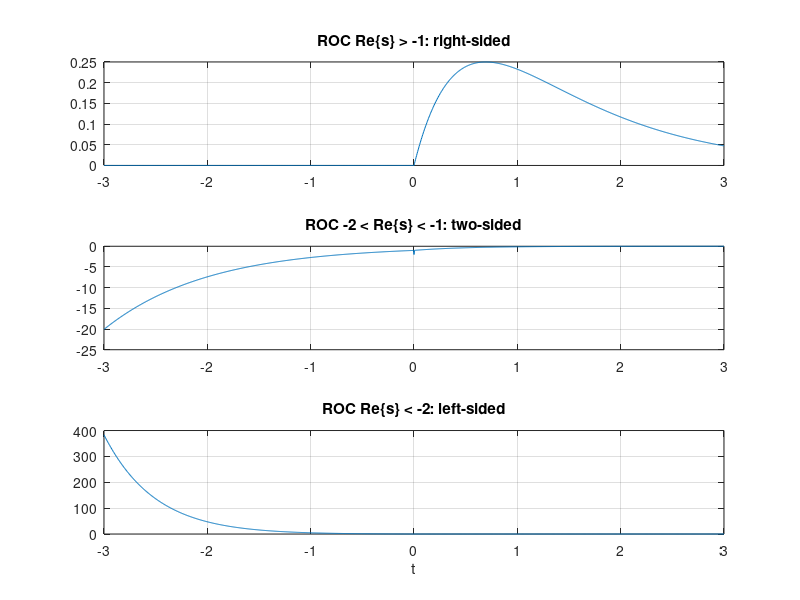

The MATLAB script that drew this image:
% Signals and Systems — Poles, Zeros, ROC and Common Pairs
%title: One X(s), Three Possible Signals
%ar-title: X(s) واحدة وثلاث إشارات ممكنة
%lesson: ss-ch5-2
%course: signals-systems

%% Poles and zeros of the example
%ar: X = (2s + 4)/(s² + 4s + 3). roots تعطي الصفر والأقطاب، والمعامل هو نسبة المعاملين الأعليين.
b = [2 4]; a = [1 4 3];
fprintf('zero: %g, poles: %g %g, gain: %g\n', roots(b), sort(roots(a)), b(1)/a(1))
%check: abs(roots(b) + 2) < 1e-12

%% Partial fractions for 1/((s+1)(s+2))
%ar: residue يفك الكسر: 1/(s + 1) − 1/(s + 2). كل حد له شكلان: يميني e^{−at}u(t) أو يساري −e^{−at}u(−t) حسب الـ ROC.
[r, p] = residue(1, conv([1 1], [1 2]));
fprintf('residue %g at pole %g\n', [r.'; p.'])

%% The three signals
%ar: ROC يمين −1 ⇐ إشارة يمينية. بين −2 و −1 ⇐ ثنائية. يسار −2 ⇐ يسارية. نفس X(s) تمامًا!
t = linspace(-3, 3, 1201); u = @(t) double(t >= 0);
x1 = (exp(-t) - exp(-2*t)).*u(t);
x2 = -exp(-t).*u(-t) - exp(-2*t).*u(t);
x3 = (-exp(-t) + exp(-2*t)).*u(-t);
subplot(3,1,1); plot(t, x1); grid on; title('ROC Re\{s\} > -1: right-sided')
subplot(3,1,2); plot(t, x2); grid on; title('ROC -2 < Re\{s\} < -1: two-sided')
subplot(3,1,3); plot(t, x3); grid on; title('ROC Re\{s\} < -2: left-sided'); xlabel('t')

%% Check one of them numerically
%ar: الإشارة الثنائية: نحسب تحويلها عند s = −1.5 (داخل منطقتها) بالتكامل على كل الزمن ونقارن بـ 1/((s + 1)(s + 2)).
s = -1.5;
X = integral(@(t) -exp(-(1 + s)*t), -Inf, 0) + integral(@(t) -exp(-(2 + s)*t), 0, Inf);   % combine the exponents: e^{-t} alone overflows at -Inf
fprintf('two-sided at s = -1.5: %.6f, formula %.6f\n', X, 1/((s + 1)*(s + 2)))
%check: abs(X - 1/((s + 1)*(s + 2))) < 1e-8

%%! Project idea: a table of Laplace pairs that checks itself
%ar: مشروع: جدول أزواج لابلاس الشائعة، وكل سطر يتحقق عدديًا عند s = 2 قبل طباعته. أي خطأ في الجدول يظهر فورًا.
s = 2; w0 = 3; a0 = 1;
pairs = {'u(t)', @(t) ones(size(t)), 1/s; 'e^{-t}u(t)', @(t) exp(-a0*t), 1/(s + a0); 't u(t)', @(t) t, 1/s^2; 'cos(3t)u(t)', @(t) cos(w0*t), s/(s^2 + w0^2); 'sin(3t)u(t)', @(t) sin(w0*t), w0/(s^2 + w0^2)};
for k = 1:size(pairs, 1)
    v = integral(@(t) pairs{k,2}(t).*exp(-s*t), 0, Inf);
    fprintf('%-12s X(2) = %.6f  table %.6f\n', pairs{k,1}, v, pairs{k,3})
end
